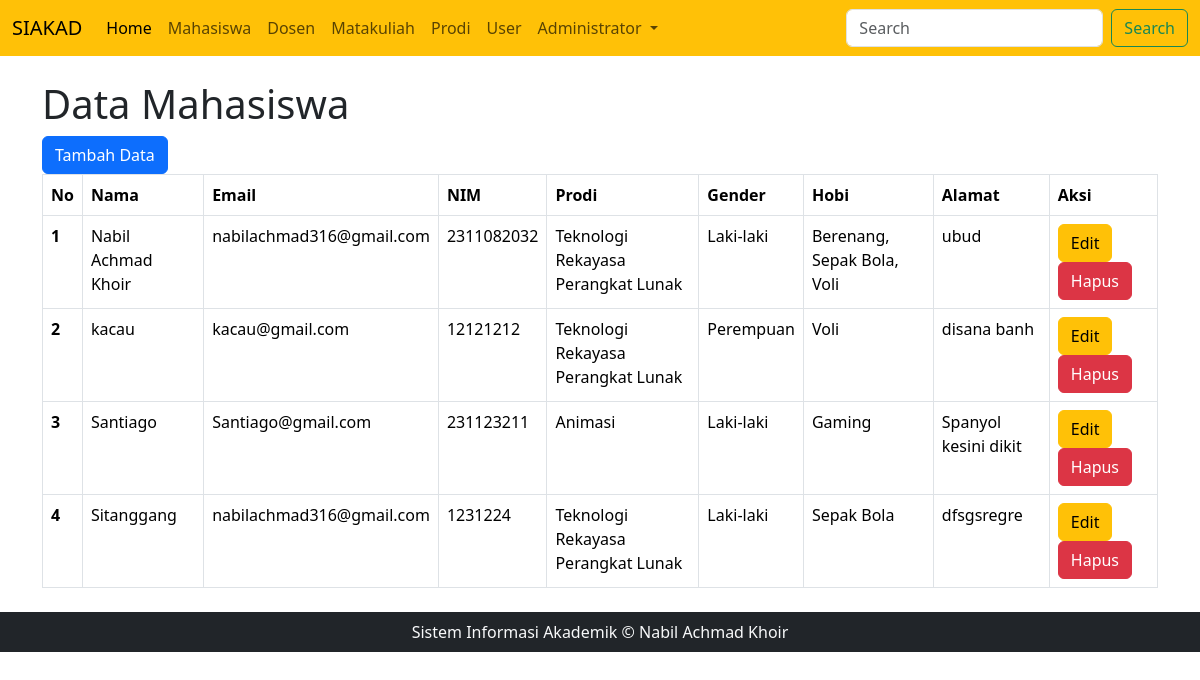
/index.php?page=mahasiswa (signed in), run on the app's committed database.
### tables this page shows
CREATE TABLE `mahasiswa` (
  `id` int(11) NOT NULL,
  `nama` varchar(32) NOT NULL,
  `prodi_id` int(11) DEFAULT NULL,
  `email` varchar(50) NOT NULL,
  `nim` varchar(15) NOT NULL,
  `gender` enum('L','P') NOT NULL,
  `hobi` varchar(100) DEFAULT NULL,
  `alamat` text DEFAULT NULL
);

CREATE TABLE `prodi` (
  `id` int(11) NOT NULL,
  `nama_prodi` varchar(50) NOT NULL,
  `jenjang` enum('D2','D3','D4','S1','S2') NOT NULL,
  `keterangan` varchar(64) NOT NULL
);

### mahasiswa.php (the view, shortened to what this page needs)
<?php
require 'koneksi.php';
$aksi = isset($_GET['aksi']) ? $_GET['aksi'] : 'read';
switch ($aksi) {
    case 'read':
?>
        <h1>Data Mahasiswa</h1>
        <a href="index.php?page=mahasiswa&aksi=create" class="btn btn-primary">Tambah Data</a>
        <table class="table table-bordered">
            <thead>
                <tr>
                    <th scope="col">No</th>
                    <th scope="col">Nama</th>
                    <th scope="col">Email</th>
                    <th scope="col">NIM</th>
                    <th scope="col">Prodi</th>
                    <th scope="col">Gender</th>
                    <th scope="col">Hobi</th>
                    <th scope="col">Alamat</th>
                    <th scope="col">Aksi</th>
                </tr>
            </thead>
            <tbody>
                <?php
                $queryMhs = mysqli_query($db, "SELECT m.*, p.nama_prodi, p.jenjang FROM mahasiswa m JOIN prodi p ON m.prodi_id = p.id");
                $no = 1;
                while ($data = mysqli_fetch_array($queryMhs)) {
                ?>
                    <tr>
                        <th scope="row"><?= $no++ ?></th>
                        <td><?= $data['nama']  ?></td>
                        <td><?= $data['email'] ?></td>
                        <td><?= $data['nim'] ?></td>
                        <td><?= $data['nama_prodi'] ?></td>
                        <td><?= $data['gender'] == 'L' ? 'Laki-laki' : 'Perempuan' ?></td>
                        <td><?= $data['hobi'] ?></td>
                        <td><?= $data['alamat'] ?></td>
                        <td>
                            <a href="index.php?page=mahasiswa&aksi=update&id=<?= $data['id']  ?>" class="btn btn-warning">Edit</a>
                            <?php if ($_SESSION['level'] == 'admin'): ?>
                                <a href="proses_mahasiswa.php?proses=hapus&id=<?= $data['id']  ?>" onclick="return confirm('Menghapus Data Ini?')" class="btn btn-danger">Hapus</a>
                            <?php endif ?>
                        </td>
                    </tr>
                <?php } ?>
            </tbody>
        </table>
    <?php
        break;
    ?>
<?php
}
?>

### index.php (shortened to what this page needs)
<!doctype html>
<html lang="en">
<head>
    <link href="https://cdn.jsdelivr.net/npm/bootstrap@5.3.3/dist/css/bootstrap.min.css" rel="stylesheet">
    <link rel="stylesheet" href="https://cdn.datatables.net/2.1.8/css/dataTables.dataTables.css" />
    <link rel="stylesheet" href="https://cdn.datatables.net/buttons/3.2.0/css/buttons.dataTables.min.css" />
</head>
<body>
    <nav class="navbar navbar-expand-lg bg-warning">
        <div class="container-fluid">
            <a class="navbar-brand" href="#">SIAKAD</a>
            <div class="collapse navbar-collapse" id="navbarSupportedContent">
                <ul class="navbar-nav me-auto mb-2 mb-lg-0">
                    <li class="nav-item">
                        <a class="nav-link active" aria-current="page" href="index.php">Home</a>
                    </li>
                    <li class="nav-item">
                        <a class="nav-link" href="index.php?page=mahasiswa">Mahasiswa</a>
                    </li>
                    <li class="nav-item">
                        <a class="nav-link" href="index.php?page=dosen">Dosen</a>
                    </li>
                    <li class="nav-item">
                        <?php if ($_SESSION['level'] == 'admin'): ?>
                        <a class="nav-link" href="index.php?page=matkul">Matakuliah</a>
                        <?php endif; ?>
                    </li>
                    <li class="nav-item">
                        <a class="nav-link" href="index.php?page=prodi">Prodi</a>
                    </li>
                    <li class="nav-item">
                        <a class="nav-link" href="index.php?page=user">User</a>
                    </li>
                    <li class="nav-item dropdown">
                        <a class="nav-link dropdown-toggle" href="#" role="button" data-bs-toggle="dropdown" aria-expanded="false">
                            <?= $_SESSION['nama'] ?>
                        </a>
                    </li>
                </ul>
                <form class="d-flex" role="search">
                    <input class="form-control me-2" type="search" placeholder="Search" aria-label="Search">
                    <button class="btn btn-outline-success" type="submit">Search</button>
                </form>
            </div>
        </div>
    </nav>
    <div class="container my-4">
        <?php
        $page = isset($_GET['page'])  ? $_GET['page'] : 'home';
        if ($page == "mahasiswa") include 'mahasiswa.php';
        ?>
    </div>
    <div class="text-center bg-dark text-light py-2">
        Sistem Informasi Akademik &copy; Nabil Achmad Khoir
    </div>
</body>
</html>

### data on the page
mahasiswa: nama "Nabil Achmad Khoir", email "nabilachmad316@gmail.com", nim "2311082032", prodi.nama_prodi "Teknologi Rekayasa Perangkat Lunak", gender "Laki-laki", hobi "Berenang, Sepak Bola, Voli", alamat "ubud"
mahasiswa: nama "kacau", email "kacau@gmail.com", nim "12121212", prodi.nama_prodi "Teknologi Rekayasa Perangkat Lunak", gender "Perempuan", hobi "Voli", alamat "disana banh"
mahasiswa: nama "Santiago", email "Santiago@gmail.com", nim "231123211", prodi.nama_prodi "Animasi", gender "Laki-laki", hobi "Gaming", alamat "Spanyol kesini dikit"
mahasiswa: nama "Sitanggang", email "nabilachmad316@gmail.com", nim "1231224", prodi.nama_prodi "Teknologi Rekayasa Perangkat Lunak", gender "Laki-laki", hobi "Sepak Bola", alamat "dfsgsregre"

### other printed values
$_SESSION['nama'] "Administrator"
